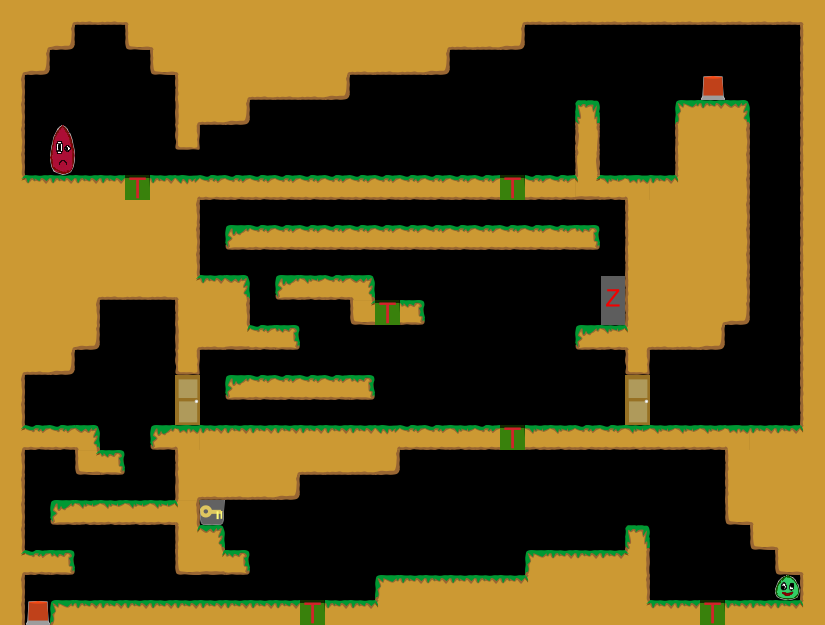

Below is a game level as drawn by its tile map, then a one-line description and the .tmx that defines it (tile-layer data replaced by summaries):
An orthogonal 33x25 tile map with 25x25 px tiles, 1 tile layer (Kachelebene 1).

<map version="1.0" orientation="orthogonal" width="33" height="25" tilewidth="25" tileheight="25">
 <tileset firstgid="1" name="Tileset" tilewidth="25" tileheight="25">
  <image source="../../img/Tileset.png" width="400" height="250" />
 </tileset>
 <layer name="Kachelebene 1" width="33" height="25">
  <data>[825 cells, 400 non-empty, 44 distinct tile ids]</data>
 </layer>
</map>
